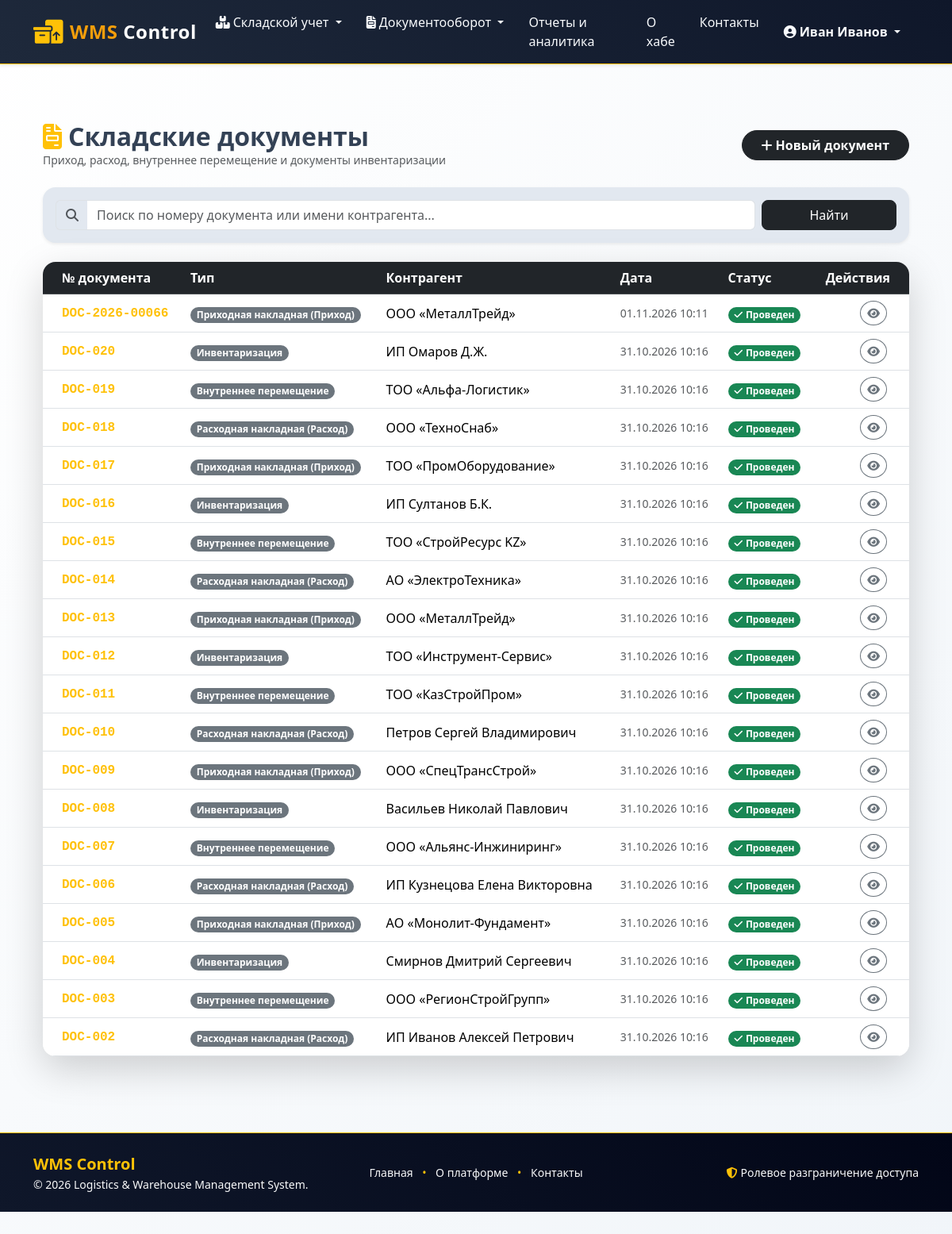
Screenshot of /orders/documents/ (signed in) with the database file from the repository.
### orders/models.py (models this page shows, shortened)
class StockDocument(models.Model):
    TYPE_INCOMING = 'incoming'      # Приходная накладная
    TYPE_OUTGOING = 'outgoing'      # Расходная накладная
    TYPE_TRANSFER = 'transfer'      # Внутрискладское перемещение
    TYPE_AUDIT = 'audit'            # Инвентаризация
    DOC_TYPE_CHOICES = [
        (TYPE_INCOMING, _('Receipt / Incoming')),
        (TYPE_OUTGOING, _('Expense / Outgoing')),
        (TYPE_TRANSFER, _('Internal Transfer')),
        (TYPE_AUDIT, _('Inventory Audit')),
    ]
    STATUS_DRAFT = 'draft'          # Черновик
    STATUS_CONDUCTED = 'conducted'  # Проведен
    STATUS_CANCELLED = 'cancelled'  # Отменен
    STATUS_CHOICES = [
        (STATUS_DRAFT, _('Draft')),
        (STATUS_CONDUCTED, _('Conducted')),
        (STATUS_CANCELLED, _('Cancelled')),
    ]
    doc_number = models.CharField(_('Document number'), max_length=50, unique=True)
    doc_type = models.CharField(_('Document type'), max_length=20, choices=DOC_TYPE_CHOICES)
    contractor = models.ForeignKey(
        Contractor,
        on_delete=models.SET_NULL,
        blank=True,
        null=True,
        related_name='documents',
        verbose_name=_('Contractor')
    )
    author = models.ForeignKey(
        settings.AUTH_USER_MODEL,
        on_delete=models.PROTECT,
        related_name='stock_documents',
        verbose_name=_('Author / Responsible user')
    )
    doc_date = models.DateTimeField(_('Document date'), auto_now_add=True)
    status = models.CharField(_('Status'), max_length=20, choices=STATUS_CHOICES, default=STATUS_DRAFT)
    comment = models.TextField(_('Comment'), blank=True)
    class Meta:
        verbose_name = _('Stock document')
        verbose_name_plural = _('Stock documents')
        ordering = ['-doc_date']

class Contractor(models.Model):
    TYPE_SUPPLIER = 'supplier'
    TYPE_CUSTOMER = 'customer'
    CONTRACTOR_TYPE_CHOICES = [
        (TYPE_SUPPLIER, _('Supplier')),
        (TYPE_CUSTOMER, _('Customer')),
    ]
    name = models.CharField(_('Contractor name / Legal entity'), max_length=200)
    contractor_type = models.CharField(
        _('Contractor type'),
        max_length=20,
        choices=CONTRACTOR_TYPE_CHOICES,
        default=TYPE_SUPPLIER
    )
    tax_id = models.CharField(_('Tax ID / INN'), max_length=20, blank=True)
    phone = models.CharField(_('Phone number'), max_length=50, blank=True)
    email = models.EmailField(_('Email address'), blank=True)
    address = models.TextField(_('Legal address'), blank=True)
    class Meta:
        verbose_name = _('Contractor')
        verbose_name_plural = _('Contractors')
        ordering = ['name']

### orders/views.py (the view)
# urls.py: path('documents/', views.StockDocumentListView.as_view(), name='document_list'),
class StockDocumentListView(StorekeeperRequiredMixin, ListView):
    model = StockDocument
    template_name = 'orders/document_list.html'
    context_object_name = 'documents'
    paginate_by = 20
    def get_queryset(self):
        queryset = StockDocument.objects.select_related('contractor', 'author').all().order_by('-doc_date')
        query = self.request.GET.get('q')
        if query:
            queryset = queryset.filter(
                Q(doc_number__icontains=query) |
                Q(contractor__name__icontains=query) |
                Q(doc_type__icontains=query)
            )
        return queryset
    def get_context_data(self, **kwargs):
        context = super().get_context_data(**kwargs)
        context['search_query'] = self.request.GET.get('q', '')
        return context

### inventory/mixins.py (called while the page is built)
    def dispatch(self, request, *args, **kwargs):
        if not request.user.is_authenticated:
            return self.handle_no_permission()
        if request.user.is_superuser:
            return super().dispatch(request, *args, **kwargs)
        user_role = getattr(getattr(request.user, 'profile', None), 'role', None)
        if user_role in ['storekeeper', 'manager', 'admin']:
            return super().dispatch(request, *args, **kwargs)
        raise PermissionDenied

### templates/orders/document_list.html (shortened to what this page needs)
{% extends 'base.html' %}
{% load i18n %}
{% block content %}
<div class="container py-4 py-lg-5">
    <div class="d-flex justify-content-between align-items-center mb-4">
        <div>
            <h2 class="fw-bold mb-0"><i class="fa-solid fa-file-invoice me-2 text-warning"></i>{% translate "Stock Documents" %}</h2>
            <p class="text-muted small mb-0">{% translate "Incoming, outgoing, internal transfer and audit documents" %}</p>
        </div>
        <a href="{% url 'orders:document_create' %}" class="btn btn-dark fw-bold rounded-pill px-4">
            <i class="fa-solid fa-plus me-1"></i>{% translate "New Document" %}
        </a>
    </div>
    <div class="card border-0 shadow-sm rounded-4 mb-4 p-3" style="background-color: var(--card-background-color-dark, #ffffff);">
        <form method="get" action="" class="row g-2 align-items-center">
            <div class="col-md-10">
                <div class="input-group">
                    <span class="input-group-text bg-transparent border-end-0 text-muted">
                        <i class="fa-solid fa-magnifying-glass"></i>
                    </span>
                    <input type="text" name="q" value="{{ search_query }}" class="form-control border-start-0" placeholder="{% translate 'Search by document number or contractor name...' %}">
                </div>
            </div>
            <div class="col-md-2 d-flex gap-2">
                <button type="submit" class="btn btn-dark w-100 rounded-3">{% translate "Search" %}</button>
            </div>
        </form>
    </div>
    <div class="card border-0 shadow-lg rounded-4 overflow-hidden">
        <div class="table-responsive">
            <table class="table table-hover align-middle mb-0">
                <thead class="table-dark">
                    <tr>
                        <th scope="col" class="ps-4">{% translate "Doc Number" %}</th>
                        <th scope="col">{% translate "Type" %}</th>
                        <th scope="col">{% translate "Contractor" %}</th>
                        <th scope="col">{% translate "Date" %}</th>
                        <th scope="col">{% translate "Status" %}</th>
                        <th scope="col" class="text-end pe-4">{% translate "Actions" %}</th>
                    </tr>
                </thead>
                <tbody>
                    {% for doc in documents %}
                        <tr>
                            <td class="ps-4 fw-bold font-monospace">
                                <a href="{% url 'orders:document_detail' doc.pk %}" class="text-decoration-none text-warning">
                                    {{ doc.doc_number }}
                                </a>
                            </td>
                            <td><span class="badge bg-secondary rounded-pill">{{ doc.get_doc_type_display }}</span></td>
                            <td>{{ doc.contractor.name|default:"—" }}</td>
                            <td class="small text-muted">{{ doc.doc_date|date:"d.m.Y H:i" }}</td>
                            <td>
                                {% if doc.status == 'conducted' %}
                                    <span class="badge bg-success rounded-pill"><i class="fa-solid fa-check me-1"></i>{{ doc.get_status_display }}</span>
                                {% elif doc.status == 'cancelled' %}
                                    <span class="badge bg-danger rounded-pill"><i class="fa-solid fa-xmark me-1"></i>{{ doc.get_status_display }}</span>
                                {% else %}
                                    <span class="badge bg-warning text-dark rounded-pill"><i class="fa-solid fa-clock me-1"></i>{{ doc.get_status_display }}</span>
                                {% endif %}
                            </td>
                            <td class="text-end pe-4">
                                <a href="{% url 'orders:document_detail' doc.pk %}" class="btn btn-sm btn-outline-secondary rounded-circle me-1" title="{% translate 'View' %}">
                                    <i class="fa-solid fa-eye"></i>
                                </a>
                            </td>
                        </tr>
                    {% endfor %}
                </tbody>
            </table>
        </div>
    </div>
</div>
{% endblock %}

### templates/base.html (shortened to what this page needs)
<!DOCTYPE html>
{% load static %}
{% load i18n %}
<html lang="{{ LANGUAGE_CODE|default:'ru' }}">
<head>
    <link href="https://cdn.jsdelivr.net/npm/bootstrap@5.3.3/dist/css/bootstrap.min.css" rel="stylesheet">
    <link rel="stylesheet" href="https://cdnjs.cloudflare.com/ajax/libs/font-awesome/6.7.2/css/all.min.css">
    <link rel="stylesheet" href="https://cdn.datatables.net/1.13.8/css/dataTables.bootstrap5.min.css">
    <link rel="stylesheet" href="{% static 'css/site.css' %}">
</head>
<body class="d-flex flex-column min-vh-100 bg-light">
    <header>
        <nav class="navbar navbar-expand-lg navbar-dark bg-dark border-bottom border-warning shadow-sm mb-4">
            <div class="container">
                <a class="navbar-brand fw-bold text-warning d-flex align-items-center" href="{% url 'index' %}">
                    <i class="fa-solid fa-boxes-packing fa-lg me-2 text-warning"></i>
                    <span>WMS <span class="text-white">Control</span></span>
                </a>
                <div class="collapse navbar-collapse" id="mainMenu">
                    <ul class="navbar-nav me-auto mb-2 mb-lg-0">
                        {% if user.is_authenticated %}
                            <li class="nav-item dropdown">
                                <a class="nav-link dropdown-toggle text-light" href="#" id="inventoryDropdown" role="button" data-bs-toggle="dropdown" aria-expanded="false">
                                    <i class="fa-solid fa-boxes-stacked me-1"></i>{% trans "Inventory" %}
                                </a>
                            </li>
                            <li class="nav-item dropdown">
                                <a class="nav-link dropdown-toggle text-light" href="#" id="ordersDropdown" role="button" data-bs-toggle="dropdown" aria-expanded="false">
                                    <i class="fa-solid fa-file-invoice me-1"></i>{% trans "Documents" %}
                                </a>
                            </li>
							{% if user.profile.role == 'manager' or user.is_superuser %}
								<li class="nav-item">
									<a class="nav-link text-light" href="{% url 'orders:reports_dashboard' %}">
									   {% trans "Reports" %}
									</a>
								</li>
							{% endif %}
                        {% endif %}
                        <li class="nav-item">
                            <a class="nav-link text-light" href="{% url 'about' %}">{% trans "About Hub" %}</a>
                        </li>
                        <li class="nav-item">
                            <a class="nav-link text-light" href="{% url 'contact' %}">{% trans "Contacts" %}</a>
                        </li>
                    </ul>
                    <div class="d-flex align-items-center gap-3">
                        <ul class="navbar-nav">
                            {% if user.is_authenticated %}
                                <li class="nav-item dropdown">
                                    <a class="nav-link dropdown-toggle text-warning fw-semibold" href="#" id="userDropdown"
                                       role="button" data-bs-toggle="dropdown" aria-expanded="false">
                                        <i class="fa-solid fa-circle-user me-1"></i>{{ user.get_full_name|default:user.username }}
                                    </a>
                                </li>
                            {% else %}
                                <div class="d-flex gap-2">
                                    <a href="{% url 'accounts:login' %}" class="btn btn-outline-warning btn-sm fw-semibold">{% trans "Log in" %}</a>
                                </div>
                            {% endif %}
                        </ul>
                    </div>
                </div>
            </div>
        </nav>
    </header>
    <main role="main" class="flex-grow-1 pb-5">
        <div class="container">
            {% block content %}{% endblock content %}
        </div>
    </main>
	<footer class="bg-dark text-light py-4 border-top border-warning mt-auto">
		<div class="container">
			<div class="row align-items-center gy-3">
				<div class="col-12 col-md-4 text-center text-md-start">
					<div class="fw-bold text-warning fs-5">WMS Control</div>
					<p class="small text-light mb-0">&copy; 2026 Logistics & Warehouse Management System.</p>
				</div>
				<div class="col-12 col-md-4 text-center">
					<ul class="list-inline mb-0 small">
						<li class="list-inline-item"><a href="{% url 'index' %}" class="text-light text-decoration-none">{% trans "Home" %}</a></li>
						<li class="list-inline-item text-warning">•</li>
						<li class="list-inline-item"><a href="{% url 'about' %}" class="text-light text-decoration-none">{% trans "About" %}</a></li>
						<li class="list-inline-item text-warning">•</li>
						<li class="list-inline-item"><a href="{% url 'contact' %}" class="text-light text-decoration-none">{% trans "Contacts" %}</a></li>
					</ul>
				</div>
				<div class="col-12 col-md-4 text-center text-md-end small text-light">
					<i class="fa-solid fa-shield-halved text-warning me-1"></i>{% trans "Role-based Access Control" %}
				</div>
			</div>
		</div>
	</footer>
</body>
</html>

### static/css/site.css (style rules this page uses)
:root { --navbar-background-color-light: #1E293B; --navbar-background-color-dark: #0F172A; --navbar-text-color-light: #F8FAFC; --navbar-text-color-dark: #F59E0B; --header-background-color-light: #F8FAFC; --header-background-color-dark: #E2E8F0; --header-text-color-light: #1E293B; --header-text-color-dark: #0F172A; --main-background-color-light: #FFFFFF; --main-background-color-dark: #F1F5F9; --main-text-color: #334155; --main-header-color: #0F172A; --card-background-color-light: #FFFFFF; --card-background-color-dark: #E2E8F0; --card-text-color-light: #1E293B; --card-text-color-dark: #0F172A; --table-background-color-light: #FFFFFF; --table-background-color-dark: #F8FAFC; --table-text-color: #1E293B; --footer-background-color-light: #0F172A; --footer-background-color-dark: #020617; --footer-text-color-light: #94A3B8; --footer-text-color-dark: #E2E8F0; --star-size: 30px; --star-color: #F59E0B; --star-background: #64748B; }
html { font-size: 14px; }
@media (min-width: 768px) { html { font-size: 16px; } }
html { position: relative; min-height: 100%; }
.navbar { background-image: linear-gradient(45deg, var(--navbar-background-color-light), var(--navbar-background-color-dark)); padding: 8px 16px; }
.navbar-brand { color: var(--navbar-text-color-dark) !important; font-weight: bold; font-size: 24px; letter-spacing: 0.5px; }
.navbar-nav .nav-link { color: var(--navbar-text-color-light) !important; font-size: 16px; margin-right: 15px; transition: color 0.3s ease; }
body { margin-bottom: 60px; color: var(--main-text-color); background-image: linear-gradient(135deg, var(--main-background-color-light), var(--main-background-color-dark)); background-attachment: fixed; }
footer { position: relative; bottom: 0; width: 100%; background-image: linear-gradient(45deg, var(--footer-background-color-light), var(--footer-background-color-dark)); color: var(--footer-text-color-light); padding-top: 1.5rem; padding-bottom: 1.5rem; }

### rows the page displays
StockDocument: doc_number "DOC-2026-00066", doc_type "Приходная накладная (Приход)", contractor.name "ООО «МеталлТрейд»", doc_date "01.11.2026 10:11", status "Проведен"
StockDocument: doc_number "DOC-020", doc_type "Инвентаризация", contractor.name "ИП Омаров Д.Ж.", doc_date "31.10.2026 10:16", status "Проведен"
StockDocument: doc_number "DOC-019", doc_type "Внутреннее перемещение", contractor.name "ТОО «Альфа-Логистик»", doc_date "31.10.2026 10:16", status "Проведен"
StockDocument: doc_number "DOC-018", doc_type "Расходная накладная (Расход)", contractor.name "ООО «ТехноСнаб»", doc_date "31.10.2026 10:16", status "Проведен"
StockDocument: doc_number "DOC-017", doc_type "Приходная накладная (Приход)", contractor.name "ТОО «ПромОборудование»", doc_date "31.10.2026 10:16", status "Проведен"
StockDocument: doc_number "DOC-016", doc_type "Инвентаризация", contractor.name "ИП Султанов Б.К.", doc_date "31.10.2026 10:16", status "Проведен"
StockDocument: doc_number "DOC-015", doc_type "Внутреннее перемещение", contractor.name "ТОО «СтройРесурс KZ»", doc_date "31.10.2026 10:16", status "Проведен"
StockDocument: doc_number "DOC-014", doc_type "Расходная накладная (Расход)", contractor.name "АО «ЭлектроТехника»", doc_date "31.10.2026 10:16", status "Проведен"
StockDocument: doc_number "DOC-013", doc_type "Приходная накладная (Приход)", contractor.name "ООО «МеталлТрейд»", doc_date "31.10.2026 10:16", status "Проведен"
StockDocument: doc_number "DOC-012", doc_type "Инвентаризация", contractor.name "ТОО «Инструмент-Сервис»", doc_date "31.10.2026 10:16", status "Проведен"
StockDocument: doc_number "DOC-011", doc_type "Внутреннее перемещение", contractor.name "ТОО «КазСтройПром»", doc_date "31.10.2026 10:16", status "Проведен"
StockDocument: doc_number "DOC-010", doc_type "Расходная накладная (Расход)", contractor.name "Петров Сергей Владимирович", doc_date "31.10.2026 10:16", status "Проведен"
StockDocument: doc_number "DOC-009", doc_type "Приходная накладная (Приход)", contractor.name "ООО «СпецТрансСтрой»", doc_date "31.10.2026 10:16", status "Проведен"
StockDocument: doc_number "DOC-008", doc_type "Инвентаризация", contractor.name "Васильев Николай Павлович", doc_date "31.10.2026 10:16", status "Проведен"
StockDocument: doc_number "DOC-007", doc_type "Внутреннее перемещение", contractor.name "ООО «Альянс-Инжиниринг»", doc_date "31.10.2026 10:16", status "Проведен"
StockDocument: doc_number "DOC-006", doc_type "Расходная накладная (Расход)", contractor.name "ИП Кузнецова Елена Викторовна", doc_date "31.10.2026 10:16", status "Проведен"
StockDocument: doc_number "DOC-005", doc_type "Приходная накладная (Приход)", contractor.name "АО «Монолит-Фундамент»", doc_date "31.10.2026 10:16", status "Проведен"
StockDocument: doc_number "DOC-004", doc_type "Инвентаризация", contractor.name "Смирнов Дмитрий Сергеевич", doc_date "31.10.2026 10:16", status "Проведен"
StockDocument: doc_number "DOC-003", doc_type "Внутреннее перемещение", contractor.name "ООО «РегионСтройГрупп»", doc_date "31.10.2026 10:16", status "Проведен"
StockDocument: doc_number "DOC-002", doc_type "Расходная накладная (Расход)", contractor.name "ИП Иванов Алексей Петрович", doc_date "31.10.2026 10:16", status "Проведен"

### other values shown
{{ user.get_full_name|default:user.username }} "Иван Иванов"
